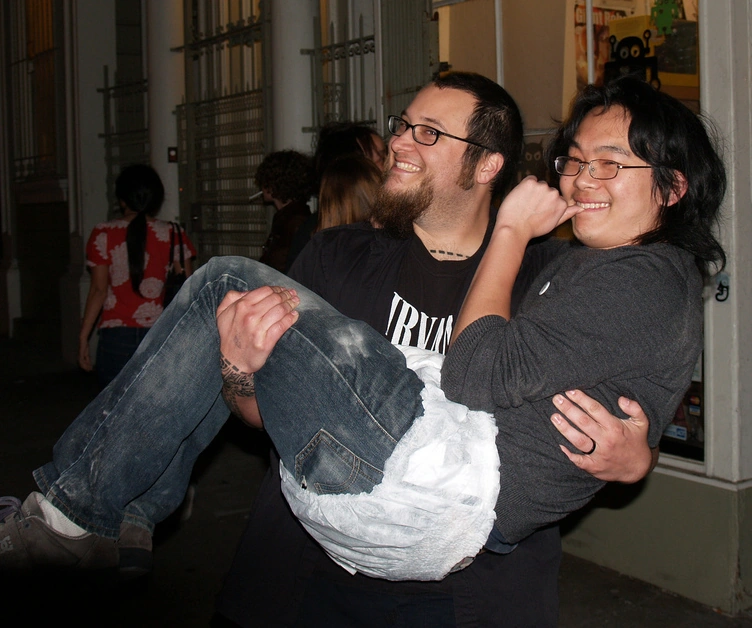
#> input picture Unidad 3/Redes neuronales/images.jpeg, 752 x 628 px
$ jupyter execute Reconocimiento_rostros.ipynb   (shell and % lines are left out)
#> lines starting #> are read from the running program, lines starting #| are printed output that depends on the picture; after the words box and inside, x2 and y2 are one past the last pixel; in counts of white or black regions, pixels touching at a corner belong together
[cell 1]
import cv2
from google.colab import files
from IPython.display import Image, display

[cell 2]
uploaded = files.upload()
#> the answer given: images.jpeg

[cell 3]
image_path = list(uploaded.keys())[0]
image = cv2.imread(image_path)
#> image is the input picture: shape (628, 752, 3); mean B, G, R 54.4, 59.3, 67.5
gray_image = cv2.cvtColor(image, cv2.COLOR_BGR2GRAY)
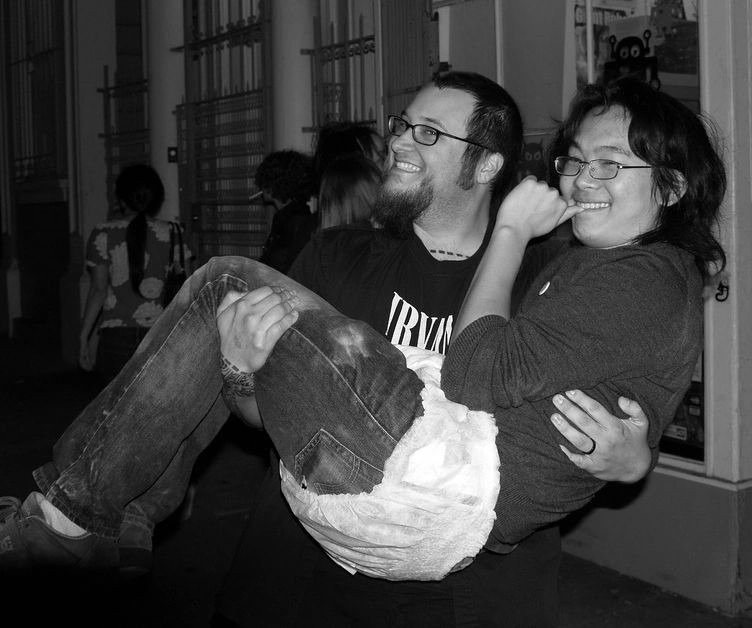
#> gray_image: shape (628, 752); min 0, max 255, mean 61.2

[cell 4]
face_cascade = cv2.CascadeClassifier('haarcascade_frontalface_default.xml')

[cell 5]
faces = face_cascade.detectMultiScale(gray_image, scaleFactor=1.1, minNeighbors=5, minSize=(30, 30))
#> faces = [[547, 125, 108, 108], [382, 86, 137, 137]]

[cell 6]
for (x, y, w, h) in faces:
    cv2.rectangle(image, (x, y), (x+w, y+h), (255, 0, 0), 2)
#> this loop made 2 passes
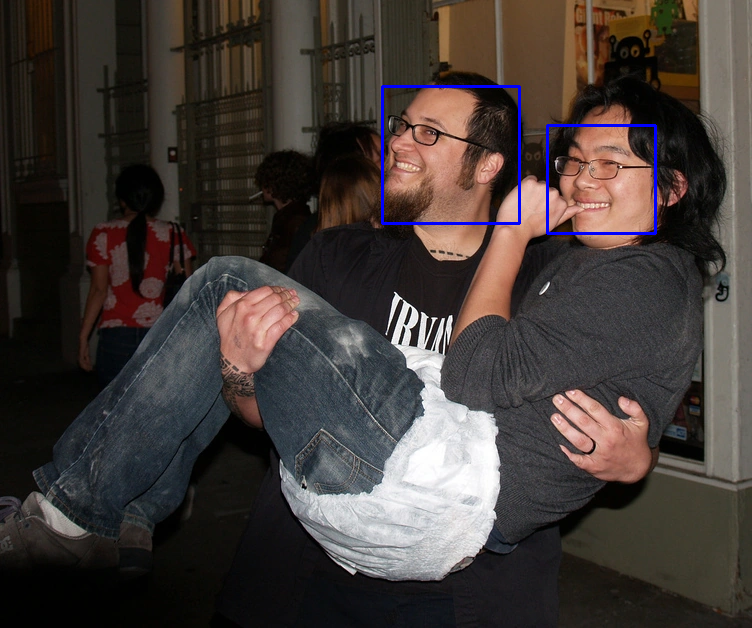
#> image: shape (628, 752, 3); 0.62% of pixels changed, all inside (x1, y1, x2, y2) = (381, 85, 657, 235)

[cell 7]
cv2.imwrite('faces_detected.jpg', image)
display(Image('faces_detected.jpg'))

[cell 8]
# Mostrar el número de rostros detectados
num_faces = len(faces)
#> num_faces = 2
print(f'Número de rostros detectados: {num_faces}')
#| Número de rostros detectados: 2
